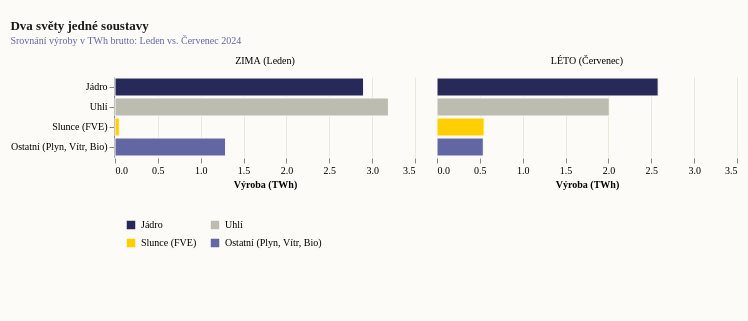

Write the Vega-Lite specification saved for this chart.
### Vega-Lite specification from a JSON file in a GitHub repository (floating-point values rounded to 4 significant figures)
{"_source": "Zdroj: ERÚ, Měsíční zprávy o provozu ES ČR (Leden a Červenec 2024)", "$schema": "https://vega.github.io/schema/vega-lite/v5.json", "description": "Sezónní propast: Výroba elektřiny v ČR (Leden vs. Červenec 2024)", "width": 200, "height": 200, "padding": {"top": 20, "left": 10, "right": 10, "bottom": 60}, "autosize": {"type": "pad", "resize": true}, "background": "#fdfbf7", "title": {"text": "Dva světy jedné soustavy", "subtitle": "Srovnání výroby v TWh brutto: Leden vs. Červenec 2024", "font": "Roboto Slab", "fontSize": 13, "fontWeight": "bold", "anchor": "start", "color": "#1a1a1a", "subtitleFont": "Work Sans", "subtitleFontSize": 10, "subtitleColor": "#6267a3", "offset": 10}, "data": {"values": [{"period": "ZIMA (Leden)", "source": "Jádro", "value": 2.9}, {"period": "ZIMA (Leden)", "source": "Uhlí", "value": 3.19}, {"period": "ZIMA (Leden)", "source": "Slunce (FVE)", "value": 0.05}, {"period": "ZIMA (Leden)", "source": "Ostatní (Plyn, Vítr, Bio)", "value": 1.29}, {"period": "LÉTO (Červenec)", "source": "Jádro", "value": 2.58}, {"period": "LÉTO (Červenec)", "source": "Uhlí", "value": 2.01}, {"period": "LÉTO (Červenec)", "source": "Slunce (FVE)", "value": 0.55}, {"period": "LÉTO (Červenec)", "source": "Ostatní (Plyn, Vítr, Bio)", "value": 0.54}]}, "facet": {"column": {"field": "period", "type": "nominal", "title": null, "sort": ["ZIMA (Leden)", "LÉTO (Červenec)"], "header": {"labelFont": "Work Sans", "labelFontSize": 10, "labelPadding": 10}}}, "spec": {"mark": {"type": "bar", "tooltip": true, "stroke": "#fdfbf7", "strokeWidth": 1}, "encoding": {"y": {"field": "source", "type": "nominal", "title": null, "sort": ["Jádro", "Uhlí", "Slunce (FVE)", "Ostatní (Plyn, Vítr, Bio)"], "axis": {"labelFont": "Work Sans", "labelFontSize": 10}}, "x": {"field": "value", "type": "quantitative", "title": "Výroba (TWh)", "axis": {"titleFont": "Work Sans", "titleFontSize": 10, "gridColor": "#e8e8dc", "domain": false, "labelFont": "Work Sans", "labelFontSize": 10}, "scale": {"domain": [0, 3.5]}}, "color": {"field": "source", "type": "nominal", "scale": {"domain": ["Jádro", "Uhlí", "Slunce (FVE)", "Ostatní (Plyn, Vítr, Bio)"], "range": ["#272a59", "#bcbcb0", "#ffcf02", "#6267a3"]}, "legend": {"title": null, "orient": "bottom", "offset": 20, "labelFont": "Roboto Slab", "labelFontSize": 10, "symbolType": "square", "padding": 10, "columns": 2}}}}, "config": {"view": {"stroke": "transparent"}}}
